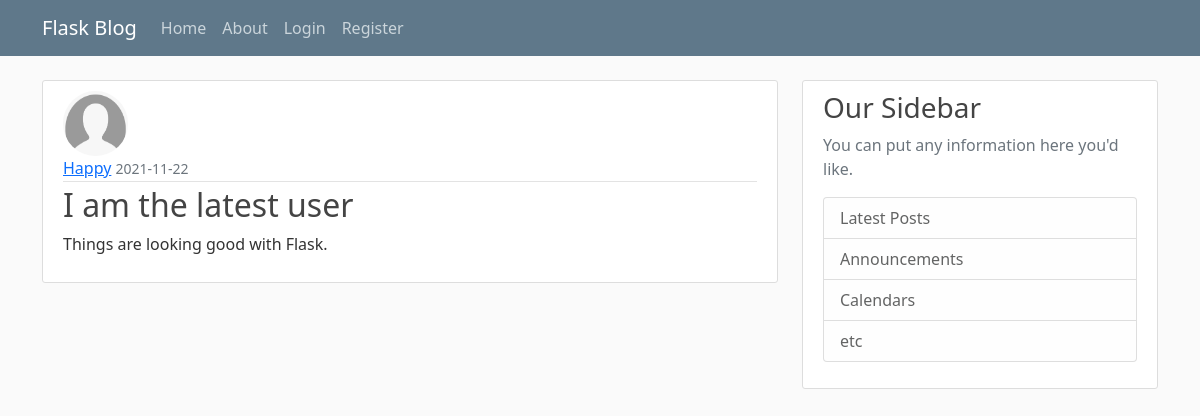
Before: /post/24 with the older database file.
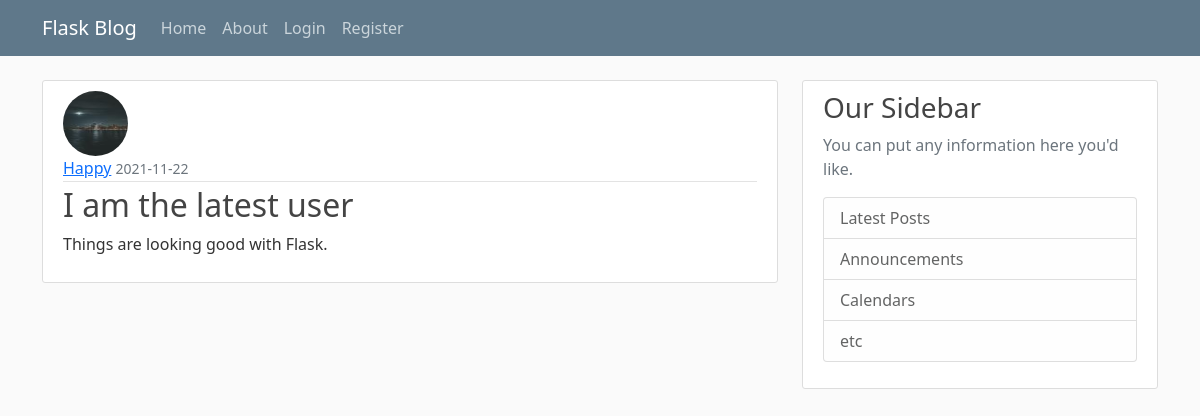
After: the same page with the newer database file.
### flaskblog/models.py (models this page shows, shortened)
class User(flaskblog.db.Model, UserMixin):
    id = flaskblog.db.Column(flaskblog.db.Integer, primary_key=True)
    username = flaskblog.db.Column(
        flaskblog.db.String(20), unique=True, nullable=False)
    email = flaskblog.db.Column(
        flaskblog.db.String(120), unique=True, nullable=False)
    image_file = flaskblog.db.Column(
        flaskblog.db.String(20), nullable=False, default="default.jpg")  # going to be hashed
    password = flaskblog.db.Column(flaskblog.db.String(60), nullable=False)
    posts = flaskblog.db.relationship("Post", backref="author", lazy=True)

### flaskblog/posts/routes.py (the view)
@posts.route("/post/<int:post_id>")  # variables of int type in route
def post(post_id) -> str:
    post = Post.query.get_or_404(
        post_id)  # if it does not exist return 404. If exists, render a template with that post
    return flask.render_template("post.html", title=post.title, post=post)

### flaskblog/templates/post.html (shortened to what this page needs)
{% extends "layout.html" %} {% block content %}
<article class="media content-section">
	<img
		class="rounded-circle article-img"
		src="{{url_for('static', filename='profile_pics/' + post.author.image_file)}}"
	/>
	<div class="media-body">
		<div class="article-metadata">
			<a
				class="mr-2"
				href="{{ url_for('users.user_posts', username=post.author.username) }}"
				>{{ post.author.username }}</a
			>
			<small class="text-muted"
				>{{ post.date_posted.strftime("%Y-%m-%d") }}</small
			>
		</div>
		<h2 class="article-title">{{ post.title }}</h2>
		<p class="article-content">{{ post.content }}</p>
	</div>
</article>
{% endblock content %}

Changed rows visible on the page:
changed User "Happy": image_file: picture added in place of a placeholder
